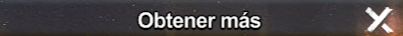
#> input picture assets/templates/construction/construction_resource_shortage.png, 403 x 36 px
$ python -i ocr.py   (imports and definitions only)
#> lines starting #> are read from the running program, lines starting #| are printed output that depends on the picture; after the words box and inside, x2 and y2 are one past the last pixel; in counts of white or black regions, pixels touching at a corner belong together
"""OCR utilitario para extraer temporizadores del HUD del juego."""

from __future__ import annotations

import re
import os
from datetime import timedelta
from typing import List, Optional, Tuple

import cv2
import numpy as np
import pytesseract

Coord = Tuple[int, int]
Region = Tuple[Coord, Coord]

_TESSERACT_CMD = os.environ.get("TESSERACT_CMD")
if _TESSERACT_CMD:
    pytesseract.pytesseract.tesseract_cmd = _TESSERACT_CMD

_TIMER_PATTERN = re.compile(
    r"(?:(?P<days>\d+)\s*d\s*)?(?P<hours>\d{1,2})\D(?P<minutes>\d{2})\D(?P<seconds>\d{2})"
)
_TIMER_OCR_CONFIG = "--psm 7 -c tessedit_char_whitelist=0123456789d:"


# [46 lines left out: functions read_timer_from_region, _parse_timer_string, not called in this run]


def _timer_binary_variants(gray: np.ndarray) -> List[np.ndarray]:
    scale = 3.0 if max(gray.shape) < 400 else 2.0
#> scale = 2
    resized = cv2.resize(gray, None, fx=scale, fy=scale, interpolation=cv2.INTER_CUBIC)
    clahe = cv2.createCLAHE(clipLimit=2.5, tileGridSize=(6, 6))
    enhanced = clahe.apply(resized)
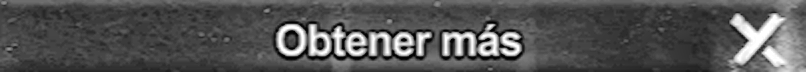
#> enhanced: shape (72, 806); min 2, max 255, mean 83.9
    normalized = cv2.normalize(enhanced, None, 0, 255, cv2.NORM_MINMAX)
    contrast = cv2.convertScaleAbs(normalized, alpha=1.6, beta=-15)
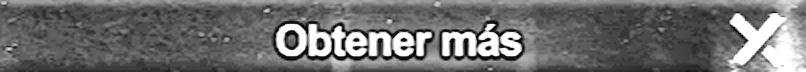
#> contrast: shape (72, 806); min 1, max 255, mean 111
    blurred = cv2.GaussianBlur(contrast, (3, 3), 0)

    variants: List[np.ndarray] = []

    def _append_pair(image: np.ndarray, *, include_invert: bool = True) -> None:
        variants.append(image)
        if include_invert:
            variants.append(cv2.bitwise_not(image))

    _append_pair(contrast, include_invert=True)

    _, otsu = cv2.threshold(blurred, 0, 255, cv2.THRESH_BINARY + cv2.THRESH_OTSU)
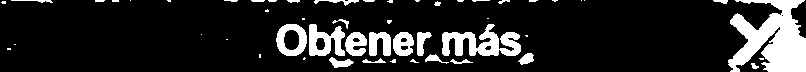
#> otsu: shape (72, 806); 14.9% white; 52 white regions (27 under 20 px), largest, box (x1, y1, x2, y2) and area: (728, 0, 806, 72) 3497, (442, 24, 521, 56) 1378, (309, 24, 345, 56) 714
    _append_pair(otsu)

    adaptive_gauss = cv2.adaptiveThreshold(
        blurred,
        255,
        cv2.ADAPTIVE_THRESH_GAUSSIAN_C,
        cv2.THRESH_BINARY,
        21,
        2,
    )
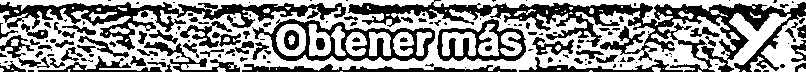
#> adaptive_gauss: shape (72, 806); 56.9% white; 152 black regions (80 under 20 px), largest, box (x1, y1, x2, y2) and area: (348, 0, 806, 72) 8285, (0, 2, 346, 50) 4185, (252, 19, 435, 61) 2411
    _append_pair(adaptive_gauss)

    adaptive_mean = cv2.adaptiveThreshold(
        blurred,
        255,
        cv2.ADAPTIVE_THRESH_MEAN_C,
        cv2.THRESH_BINARY,
        25,
        3,
    )
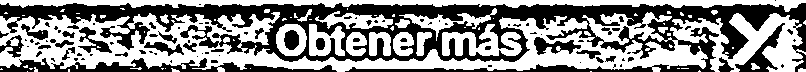
#> adaptive_mean: shape (72, 806); 54.1% white; 95 black regions (58 under 20 px), largest, box (x1, y1, x2, y2) and area: (0, 3, 806, 72) 20658, (0, 58, 337, 72) 2067, (735, 23, 785, 72) 662
    _append_pair(adaptive_mean)

    equalized = cv2.equalizeHist(blurred)
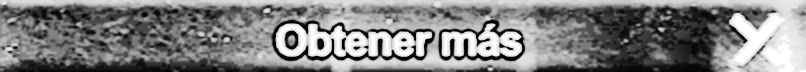
#> equalized: shape (72, 806); min 0, max 255, mean 128.8
    _, high_thresh = cv2.threshold(equalized, 200, 255, cv2.THRESH_BINARY)
#> high_thresh: shape (72, 806); 21.6% white; 54 white regions (38 under 20 px), largest, box (x1, y1, x2, y2) and area: (312, 0, 806, 72) 5475, (276, 24, 415, 56) 2547, (442, 24, 522, 56) 1457
    _append_pair(high_thresh)

    for thresh in (110, 140, 170):
        _, binary = cv2.threshold(blurred, thresh, 255, cv2.THRESH_BINARY)
        _append_pair(binary)

    kernel_small = cv2.getStructuringElement(cv2.MORPH_RECT, (2, 2))
    kernel_top_hat = cv2.getStructuringElement(cv2.MORPH_RECT, (3, 3))
    top_hat = cv2.morphologyEx(contrast, cv2.MORPH_TOPHAT, kernel_top_hat)
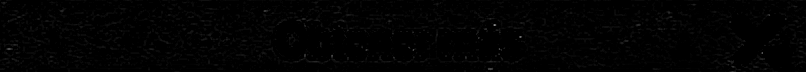
#> top_hat: shape (72, 806); min 0, max 135, mean 2
    _append_pair(top_hat, include_invert=False)

    processed: List[np.ndarray] = []
    for candidate in variants:
        processed.append(candidate)
        processed.append(cv2.morphologyEx(candidate, cv2.MORPH_CLOSE, kernel_small))
#> this loop made 17 passes
#> after the loop, processed = 34 items

    unique: List[np.ndarray] = []
    seen = set()
    for candidate in processed:
        key = (candidate.shape, int(candidate.sum()))
        if key in seen:
            continue
        seen.add(key)
        unique.append(candidate)
#> this loop made 34 passes
#> key on passes 1 to 12: ((72, 806), 6443750), ((72, 806), 6561559), ((72, 806), 8354410), ((72, 806), 8318500), ((72, 806), 2200905), ((72, 806), 2266185), ((72, 806), 12597255), ((72, 806), 12558495), ((72, 806), 8417550), ((72, 806), 8718960), ((72, 806), 6380610), ((72, 806), 6316605)
#> after the loop, seen = 34 items; unique = 34 items
    return unique


# [71 lines left out: functions _white_on_gray_variants, _extract_white_text, _suppress_green_background, not called in this run]

>>> import cv2
>>> picture = cv2.imread('../../assets/templates/construction/construction_resource_shortage.png', cv2.IMREAD_GRAYSCALE)
>>> result = _timer_binary_variants(picture)
#> result = 34 items

$ run again, on assets/templates/construction/construction_timer_panel.png
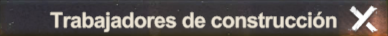
#> input picture assets/templates/construction/construction_timer_panel.png, 388 x 36 px
#> in _timer_binary_variants, `_, otsu = cv2.threshold(blurred, 0, 255, cv2.THRESH_BINARY + cv2.THRES..`:
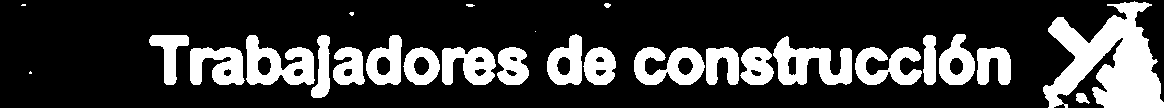
#> otsu: shape (108, 1164); 23.5% white; 27 white regions (4 under 20 px), largest, box (x1, y1, x2, y2) and area: (1043, 1, 1164, 108) 7184, (773, 36, 852, 85) 2091, (246, 35, 315, 85) 2021
#> adaptive_gauss: shape (108, 1164); 57% white; 165 black regions (67 under 20 px), largest, box (x1, y1, x2, y2) and area: (0, 6, 1158, 108) 41286, (461, 94, 742, 108) 1317, (0, 7, 48, 69) 804
#> adaptive_mean: shape (108, 1164); 52.9% white; 108 black regions (45 under 20 px), largest, box (x1, y1, x2, y2) and area: (0, 6, 1159, 108) 48306, (0, 8, 110, 36) 1351, (747, 100, 932, 108) 1075
#> high_thresh: shape (108, 1164); 21.4% white; 25 white regions (2 under 20 px), largest, box (x1, y1, x2, y2) and area: (1043, 15, 1164, 108) 6150, (774, 37, 852, 85) 1913, (247, 35, 314, 85) 1864
#> in _timer_binary_variants, `top_hat = cv2.morphologyEx(contrast, cv2.MORPH_TOPHAT, kernel_top_hat)`:
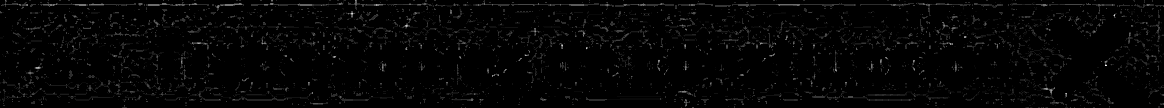
#> top_hat: shape (108, 1164); min 0, max 28, mean 0.5; drawn with min black and max white
#> the loop in _timer_binary_variants, `for candidate in variants:` made 17 passes
#> after the loop in _timer_binary_variants, `for candidate in variants:`: processed = 34 items
#> the loop in _timer_binary_variants, `for candidate in processed:` made 34 passes
#> key on passes 1 to 8: ((108, 1164), 14454563), ((108, 1164), 14550895), ((108, 1164), 17601997), ((108, 1164), 17577787), ((108, 1164), 7526070), ((108, 1164), 7514085), ((108, 1164), 24530490), ((108, 1164), 24555225)
